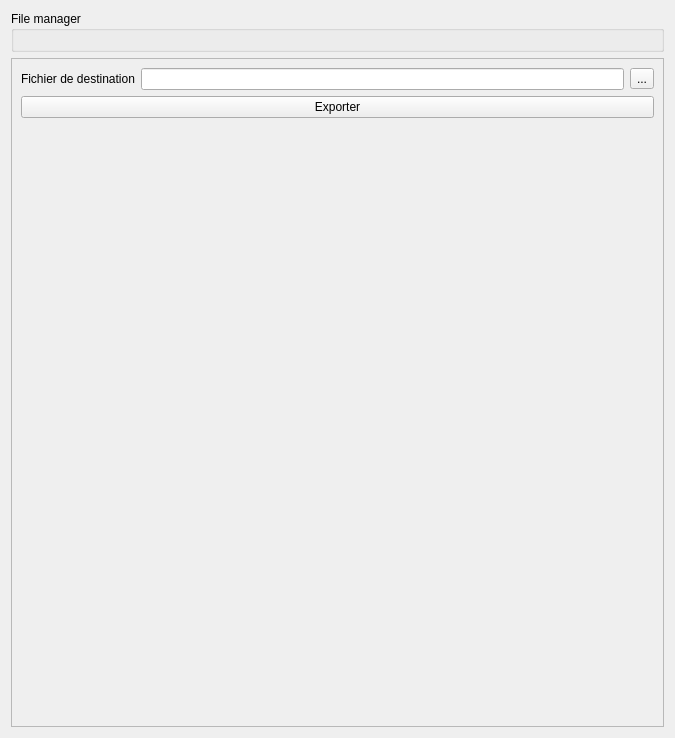
<?xml version="1.0" encoding="UTF-8"?>
<ui version="4.0">
 <class>Form</class>
 <widget class="QWidget" name="Form">
  <property name="geometry">
   <rect>
    <x>0</x>
    <y>0</y>
    <width>675</width>
    <height>738</height>
   </rect>
  </property>
  <property name="windowTitle">
   <string>Form</string>
  </property>
  <layout class="QVBoxLayout" name="verticalLayout">
   <item>
    <widget class="QGroupBox" name="groupBox_filemanager">
     <property name="title">
      <string>File manager</string>
     </property>
     <layout class="QVBoxLayout" name="verticalLayout_2"/>
    </widget>
   </item>
   <item>
    <widget class="QFrame" name="frame">
     <property name="frameShape">
      <enum>QFrame::StyledPanel</enum>
     </property>
     <property name="frameShadow">
      <enum>QFrame::Raised</enum>
     </property>
     <layout class="QGridLayout" name="gridLayout">
      <item row="0" column="1">
       <widget class="QLineEdit" name="lineEdit_nom"/>
      </item>
      <item row="0" column="0">
       <widget class="QLabel" name="label">
        <property name="text">
         <string>Fichier de destination</string>
        </property>
       </widget>
      </item>
      <item row="2" column="0">
       <spacer name="verticalSpacer">
        <property name="orientation">
         <enum>Qt::Vertical</enum>
        </property>
        <property name="sizeHint" stdset="0">
         <size>
          <width>20</width>
          <height>40</height>
         </size>
        </property>
       </spacer>
      </item>
      <item row="0" column="2">
       <widget class="QToolButton" name="toolButton_filechooser">
        <property name="text">
         <string>...</string>
        </property>
       </widget>
      </item>
      <item row="1" column="0" colspan="3">
       <widget class="QPushButton" name="pushButton_export">
        <property name="text">
         <string>Exporter</string>
        </property>
       </widget>
      </item>
     </layout>
    </widget>
   </item>
  </layout>
 </widget>
 <resources/>
 <connections/>
</ui>
